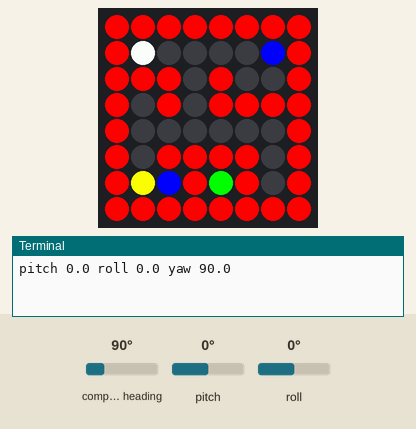
This program was run on a simulated Raspberry Pi (BCM pin numbers) with a Sense HAT. Parts: the Sense HAT's 8×8 RGB LED matrix, the last lines printed to the terminal. The test bench sets the inputs (shaded band); at power-on: pitch 0°, compass heading 90°, roll 0°. The 64×8 strip is a reading aid, not a part: it shows the text the matrix is scrolling, unrolled, one strip-width of it at a time; the Sense HAT reports a negative pitch or roll as 360° plus the angle. At 16.5 s the program stops and its outputs stay as they are.

Above: at 1.2 s.
1.3 s: pitch set to -86°
At 2.42 s:
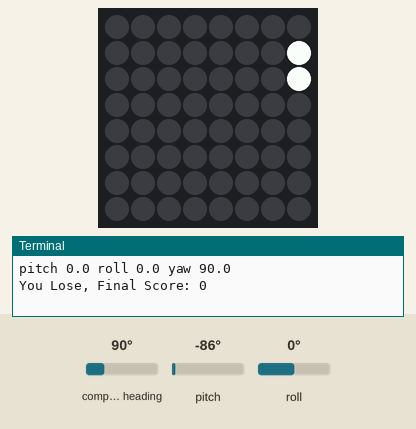
At 16.7 s:
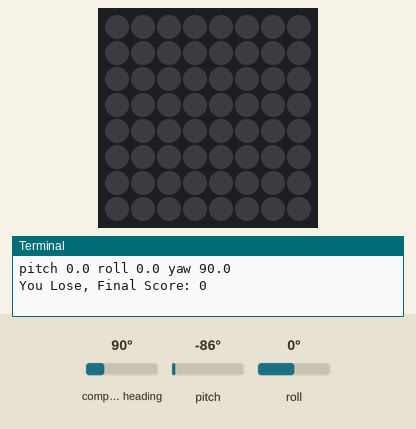

Measured:
- after the input at 1.3 s, the LEDs: first change after 0.16 s (image 1 shows a later state)

The program:

marbleMaze.py
```python
from sense_hat import SenseHat
from time import sleep
import random

sense = SenseHat()
sense.clear()


o = sense.get_orientation()
pitch = o["pitch"]
roll = o["roll"]
yaw = o["yaw"]
print("pitch {0} roll {1} yaw {2}".format(pitch, roll, yaw))

r = (255, 0, 0)
b = (0,0,0)
w = (255,255,255)
g = (0, 255, 0)
bl = (0, 0, 255)
yl = (255,255,0)

x = 1
y = 1

score = 0
gameOver = False

maze1 = [[r,r,r,r,r,r,r,r],
        [r,b,b,b,b,b,bl,r],
        [r,r,r,b,r,b,b,r],
        [r,b,r,b,r,r,r,r],
        [r,b,b,b,b,b,b,r],
        [r,b,r,r,r,r,b,r],
        [r,yl,bl,r,g,r,b,r],
        [r,r,r,r,r,r,r,r]]

maze1b = [[r,r,r,r,r,r,r,r],
        [r,b,b,b,b,b,bl,r],
        [r,r,r,b,r,b,b,r],
        [r,b,r,b,r,r,r,r],
        [r,b,b,b,b,b,b,r],
        [r,b,r,r,r,r,b,r],
        [r,b,bl,r,g,b,b,r],
        [r,r,r,r,r,r,r,r]]

maze2 = [[r,r,r,r,r,r,r,r],
         [r,bl,b,r,b,bl,bl,r],
         [r,b,b,b,b,b,bl,r],
         [r,b,r,b,b,r,r,r],
         [r,b,r,r,b,bl,b,r],
         [r,b,r,b,b,r,b,r],
         [r,g,r,b,b,r,b,r],
         [r,r,r,r,r,r,r,r]]

maze3 = [[r,r,r,r,r,r,r,r],
         [r,g,r,r,r,r,r,r],
         [r,b,r,b,b,b,b,r],
         [r,b,r,b,bl,r,b,r],
         [r,b,b,b,bl,b,b,r],
         [r,bl,bl,r,bl,b,r,r],
         [r,b,b,b,b,b,r,r],
         [r,r,r,r,r,r,r,r]]

maze = maze1

def move_marble(pitch, roll, x, y):
    new_x = x
    new_y = y
    if 0 < pitch < 179 and x != 0:
        new_x -= 1
    elif 181 < pitch < 357 and x != 7:
        new_x += 1
    if 0 < roll < 179 and y != 7:
        new_y += 1
    elif 181 < roll < 359 and y != 0:
        new_y -= 1
    new_x, new_y = check_wall(x,y,new_x,new_y)
    return new_x, new_y

def check_wall(x,y,new_x,new_y):
    if (maze[new_y][new_x] != r):
        return new_x, new_y
    elif (maze[new_y][x] != r):
        return x, new_y
    elif (maze[y][new_x] != r):
        return new_x, y
    else:
        return x, y

while not gameOver:
    o = sense.get_orientation()
    pitch = o["pitch"]
    roll = o["roll"]
    x,y = move_marble(pitch, roll, x, y)
    if (maze[y][x] == yl):
        maze = maze1b
        sense.set_pixels(sum(maze,[]))
    if (maze[y][x] == g):
        score += 1
        print("Score: " + str(score))
        if (maze == maze1b):
            maze = maze2
        elif (maze == maze2):
            maze = maze3
        elif (maze == maze3):
            maze = maze1
    if (maze[y][x] == bl):
        print("You Lose, Final Score: " + str(score))
        sense.show_message("You Lose, Final score: " + str(score))
        break
    maze[y][x] = w
    sense.set_pixels(sum(maze,[]))
    sleep(0.2)
    maze[y][x] = b
```
